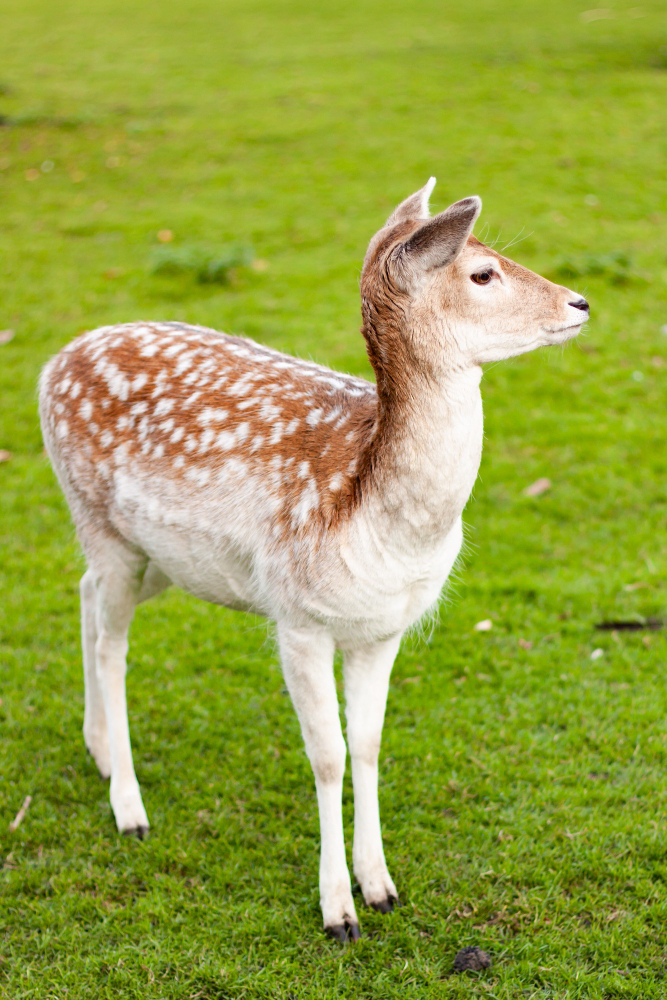
#> input picture bound/input.png, 667 x 1000 px, given in place of the camera
$ python main.py
#> lines starting #> are read from the running program, lines starting #| are printed output that depends on the picture; after the words box and inside, x2 and y2 are one past the last pixel; in counts of white or black regions, pixels touching at a corner belong together
import cv2 as cv
import numpy as np

lower1 = np.array([0, 120, 70])
upper1 = np.array([10, 255, 255])
lower2 = np.array([170, 120, 70])
upper2 = np.array([179, 255, 255])

kernel = cv.getStructuringElement(cv.MORPH_ELLIPSE, (5,5))

cap = cv.VideoCapture(1, cv.CAP_AVFOUNDATION)

while True:
    ok, img = cap.read()
#> img is the input picture: shape (1000, 667, 3); mean B, G, R 66.9, 162.4, 150.4
    if not ok:
        break

    hsv_img = cv.cvtColor(img, cv.COLOR_BGR2HSV)
#> hsv_img: shape (1000, 667, 3); mean H, S, V 31.9, 165.5, 168.2

    mask1 = cv.inRange(hsv_img, lower1, upper1)
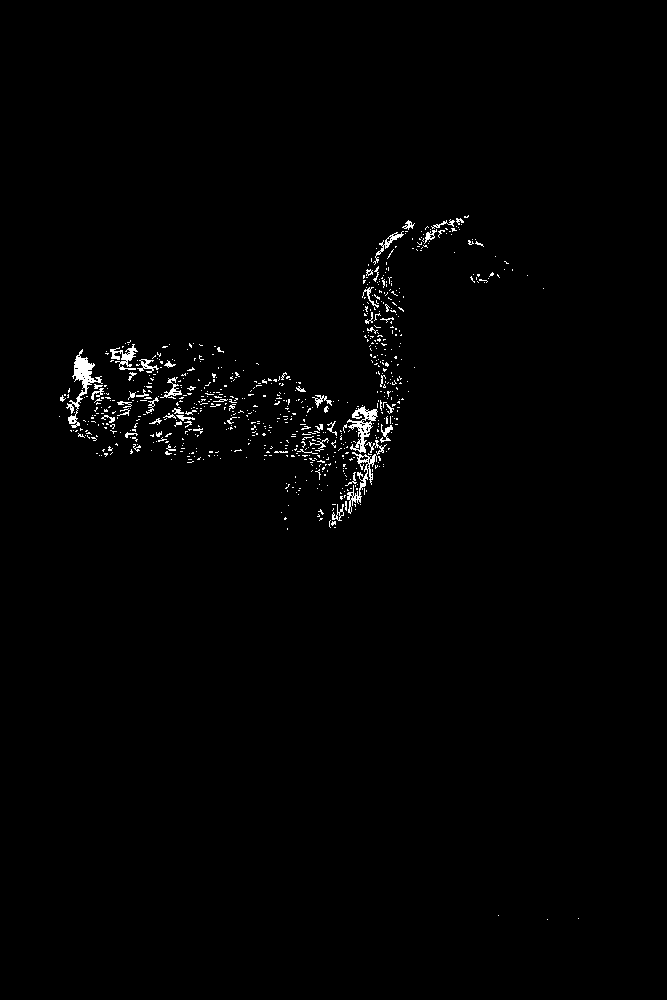
#> mask1: shape (1000, 667); 1% white in thin lines or dots, all inside (x1, y1, x2, y2) = (59, 215, 579, 920)
    mask2 = cv.inRange(hsv_img, lower2, upper2)
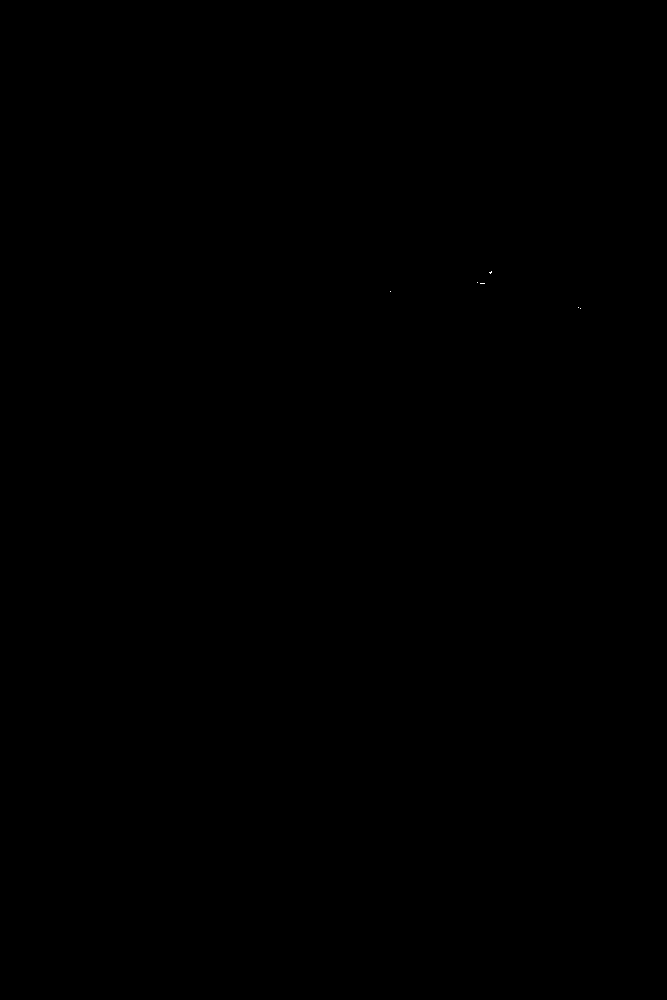
#> mask2: shape (1000, 667); 0% white in thin lines or dots, all inside (x1, y1, x2, y2) = (390, 271, 581, 309)
    mask = cv.bitwise_or(mask1, mask2)
#> mask: shape (1000, 667); 1% white in thin lines or dots, all inside (x1, y1, x2, y2) = (59, 215, 581, 920)

    bw_filter = cv.dilate(cv.erode(mask, kernel, iterations=1), kernel, iterations=1)
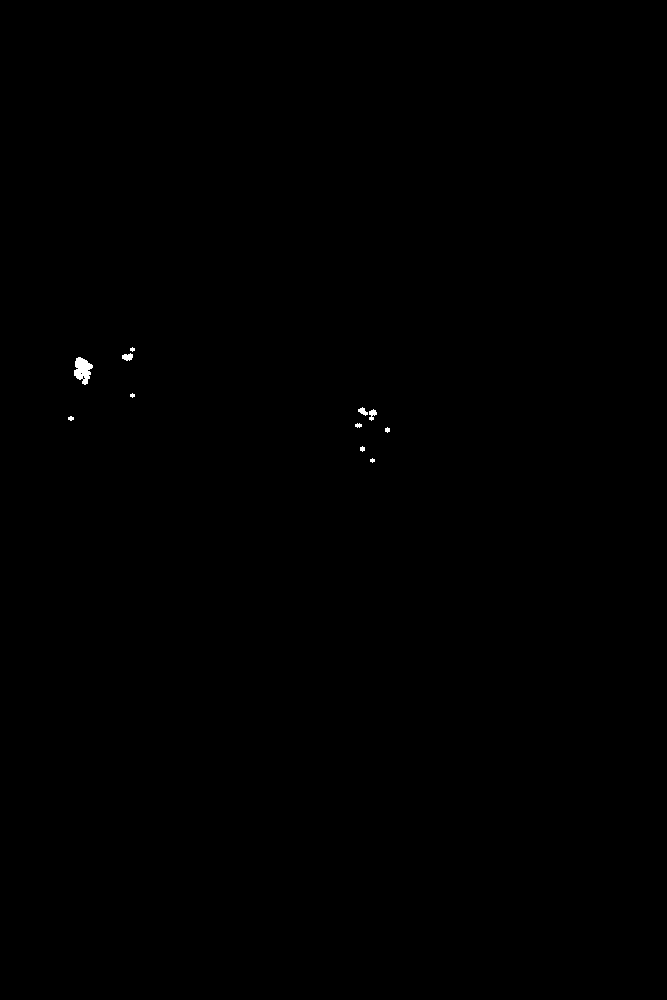
#> bw_filter: shape (1000, 667); 0.1% white; 11 white regions (3 under 20 px), largest, box (x1, y1, x2, y2) and area: (74, 357, 93, 385) 333, (122, 353, 133, 361) 63, (369, 409, 377, 421) 57
    bw_filter = cv.erode(cv.dilate(bw_filter, kernel, iterations=1), kernel, iterations=1)
#> bw_filter: shape (1000, 667); 0.1% white; 9 white regions (2 under 20 px)

    contours, _ = cv.findContours(bw_filter, cv.RETR_EXTERNAL, cv.CHAIN_APPROX_SIMPLE)
#> contours = 9 contours, 6 with area under 20; largest, box (x1, y1, x2, y2) and area: (74, 357, 93, 385) 310, (358, 407, 377, 421) 94, (122, 347, 135, 361) 66

    final_img = img.copy()

    if contours:

        max_contour = max(contours, key=cv.contourArea)
#> max_contour = contour of 50 points, box (x1, y1, x2, y2) (74, 357, 93, 385), area 310
        area = cv.contourArea(max_contour)
#> area = 310.5

        if area > 500:
            x, y, w, h = cv.boundingRect(max_contour)
            M = cv.moments(max_contour)

            if M['m00'] != 0:
                cx = int(M['m10'] / M['m00'])
                cy = int(M['m01'] / M['m00'])

                cv.circle(final_img, (cx, cy), 6, (0, 255, 0), -1)

            cv.rectangle(final_img, (x, y), (x + w, y + h), (0, 0, 0), 2)

            cv.putText(final_img, f"Area: {int(area)}", (10,30), cv.FONT_HERSHEY_SIMPLEX, 0.8, (0,255,0), 2)
            cv.putText(final_img, f"Centroid: ({cx},{cy})", (10,60), cv.FONT_HERSHEY_SIMPLEX, 0.6, (0,255,0), 2)
        else:
            cv.putText(final_img, "No significant object", (10,30), cv.FONT_HERSHEY_SIMPLEX, 0.8, (0,0,255), 2)
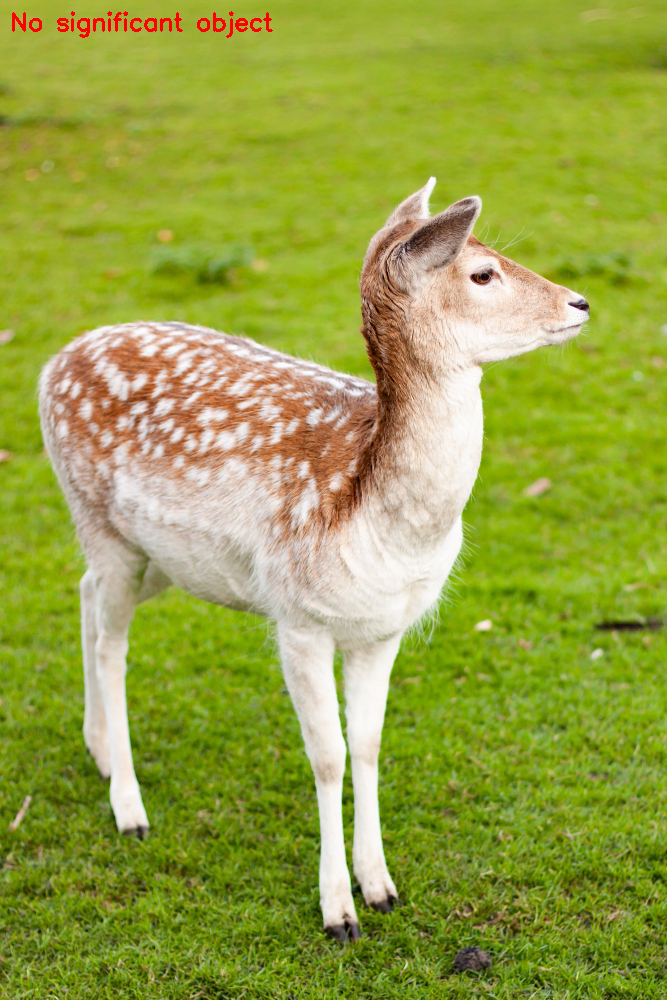
#> final_img: shape (1000, 667, 3); 0.27% of pixels changed, all inside (x1, y1, x2, y2) = (12, 11, 273, 38)
    else:
        cv.putText(final_img, "No object detected", (10,30), cv.FONT_HERSHEY_SIMPLEX, 0.8, (0,0,255), 2)

    cv.imshow('HSV Image', hsv_img)
    cv.imshow('Find Red', final_img)
    cv.imshow('Red Mask', bw_filter)

    if cv.waitKey(1) & 0xFF == 27:
#> (key Esc is pressed here)
        break

cap.release()
cv.destroyAllWindows()
